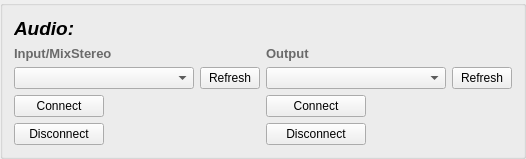
      <widget class="QGroupBox" name="groupBox_5">
       <property name="sizePolicy">
        <sizepolicy hsizetype="Expanding" vsizetype="Expanding">
         <horstretch>0</horstretch>
         <verstretch>0</verstretch>
        </sizepolicy>
       </property>
       <property name="maximumSize">
        <size>
         <width>960</width>
         <height>16777215</height>
        </size>
       </property>
       <property name="title">
        <string/>
       </property>
       <layout class="QGridLayout" name="gridLayout_3">
        <item row="2" column="1">
         <widget class="QPushButton" name="AudioInRefresh">
          <property name="sizePolicy">
           <sizepolicy hsizetype="Expanding" vsizetype="Expanding">
            <horstretch>0</horstretch>
            <verstretch>0</verstretch>
           </sizepolicy>
          </property>
          <property name="minimumSize">
           <size>
            <width>0</width>
            <height>0</height>
           </size>
          </property>
          <property name="maximumSize">
           <size>
            <width>60</width>
            <height>30</height>
           </size>
          </property>
          <property name="text">
           <string>Refresh</string>
          </property>
         </widget>
        </item>
        <item row="2" column="4">
         <widget class="QPushButton" name="AudioOutRefresh">
          <property name="sizePolicy">
           <sizepolicy hsizetype="Minimum" vsizetype="Expanding">
            <horstretch>0</horstretch>
            <verstretch>0</verstretch>
           </sizepolicy>
          </property>
          <property name="minimumSize">
           <size>
            <width>0</width>
            <height>0</height>
           </size>
          </property>
          <property name="maximumSize">
           <size>
            <width>60</width>
            <height>30</height>
           </size>
          </property>
          <property name="text">
           <string>Refresh</string>
          </property>
         </widget>
        </item>
        <item row="1" column="2">
         <widget class="QLabel" name="label_22">
          <property name="sizePolicy">
           <sizepolicy hsizetype="Expanding" vsizetype="Preferred">
            <horstretch>0</horstretch>
            <verstretch>0</verstretch>
           </sizepolicy>
          </property>
          <property name="minimumSize">
           <size>
            <width>0</width>
            <height>0</height>
           </size>
          </property>
          <property name="maximumSize">
           <size>
            <width>50</width>
            <height>30</height>
           </size>
          </property>
          <property name="palette">
           <palette>
            <active>
             <colorrole role="WindowText">
              <brush brushstyle="SolidPattern">
               <color alpha="255">
                <red>106</red>
                <green>106</green>
                <blue>106</blue>
               </color>
              </brush>
             </colorrole>
            </active>
            <inactive>
             <colorrole role="WindowText">
              <brush brushstyle="SolidPattern">
               <color alpha="255">
                <red>106</red>
                <green>106</green>
                <blue>106</blue>
               </color>
              </brush>
             </colorrole>
            </inactive>
            <disabled>
             <colorrole role="WindowText">
              <brush brushstyle="SolidPattern">
               <color alpha="96">
                <red>164</red>
                <green>166</green>
                <blue>168</blue>
               </color>
              </brush>
             </colorrole>
            </disabled>
           </palette>
          </property>
          <property name="font">
           <font>
            <pointsize>10</pointsize>
            <weight>75</weight>
            <bold>true</bold>
           </font>
          </property>
          <property name="text">
           <string>Output</string>
          </property>
         </widget>
        </item>
        <item row="2" column="2" colspan="2">
         <widget class="QComboBox" name="AudioOutName">
          <property name="sizePolicy">
           <sizepolicy hsizetype="Expanding" vsizetype="Expanding">
            <horstretch>0</horstretch>
            <verstretch>0</verstretch>
           </sizepolicy>
          </property>
          <property name="minimumSize">
           <size>
            <width>180</width>
            <height>0</height>
           </size>
          </property>
          <property name="maximumSize">
           <size>
            <width>16777215</width>
            <height>30</height>
           </size>
          </property>
         </widget>
        </item>
        <item row="0" column="0">
         <widget class="QLabel" name="label_20">
          <property name="sizePolicy">
           <sizepolicy hsizetype="Preferred" vsizetype="Minimum">
            <horstretch>0</horstretch>
            <verstretch>0</verstretch>
           </sizepolicy>
          </property>
          <property name="maximumSize">
           <size>
            <width>100</width>
            <height>50</height>
           </size>
          </property>
          <property name="palette">
           <palette>
            <active>
             <colorrole role="WindowText">
              <brush brushstyle="SolidPattern">
               <color alpha="255">
                <red>0</red>
                <green>0</green>
                <blue>0</blue>
               </color>
              </brush>
             </colorrole>
             <colorrole role="Button">
              <brush brushstyle="SolidPattern">
               <color alpha="255">
                <red>255</red>
                <green>255</green>
                <blue>255</blue>
               </color>
              </brush>
             </colorrole>
             <colorrole role="Light">
              <brush brushstyle="SolidPattern">
               <color alpha="255">
                <red>255</red>
                <green>255</green>
                <blue>255</blue>
               </color>
              </brush>
             </colorrole>
             <colorrole role="Midlight">
              <brush brushstyle="SolidPattern">
               <color alpha="255">
                <red>255</red>
                <green>255</green>
                <blue>255</blue>
               </color>
              </brush>
             </colorrole>
             <colorrole role="Dark">
              <brush brushstyle="SolidPattern">
               <color alpha="255">
                <red>127</red>
                <green>127</green>
                <blue>127</blue>
               </color>
              </brush>
             </colorrole>
             <colorrole role="Mid">
              <brush brushstyle="SolidPattern">
               <color alpha="255">
                <red>170</red>
                <green>170</green>
                <blue>170</blue>
               </color>
              </brush>
             </colorrole>
             <colorrole role="Text">
              <brush brushstyle="SolidPattern">
               <color alpha="255">
                <red>255</red>
                <green>255</green>
                <blue>127</blue>
               </color>
              </brush>
             </colorrole>
             <colorrole role="BrightText">
              <brush brushstyle="SolidPattern">
               <color alpha="255">
                <red>255</red>
                <green>255</green>
                <blue>255</blue>
               </color>
              </brush>
             </colorrole>
             <colorrole role="ButtonText">
              <brush brushstyle="SolidPattern">
               <color alpha="255">
                <red>255</red>
                <green>255</green>
                <blue>127</blue>
               </color>
              </brush>
             </colorrole>
             <colorrole role="Base">
              <brush brushstyle="SolidPattern">
               <color alpha="255">
                <red>255</red>
                <green>255</green>
                <blue>255</blue>
               </color>
              </brush>
             </colorrole>
             <colorrole role="Window">
              <brush brushstyle="SolidPattern">
               <color alpha="255">
                <red>255</red>
                <green>255</green>
                <blue>255</blue>
               </color>
              </brush>
             </colorrole>
             <colorrole role="Shadow">
              <brush brushstyle="SolidPattern">
               <color alpha="255">
                <red>0</red>
                <green>0</green>
                <blue>0</blue>
               </color>
              </brush>
             </colorrole>
             <colorrole role="AlternateBase">
              <brush brushstyle="SolidPattern">
               <color alpha="255">
                <red>255</red>
                <green>255</green>
                <blue>255</blue>
               </color>
              </brush>
             </colorrole>
             <colorrole role="ToolTipBase">
              <brush brushstyle="SolidPattern">
               <color alpha="255">
                <red>255</red>
                <green>255</green>
                <blue>220</blue>
               </color>
              </brush>
             </colorrole>
             <colorrole role="ToolTipText">
              <brush brushstyle="SolidPattern">
               <color alpha="255">
                <red>0</red>
                <green>0</green>
                <blue>0</blue>
               </color>
              </brush>
             </colorrole>
             <colorrole role="PlaceholderText">
              <brush brushstyle="NoBrush">
               <color alpha="128">
                <red>255</red>
                <green>255</green>
                <blue>127</blue>
               </color>
              </brush>
             </colorrole>
            </active>
            <inactive>
             <colorrole role="WindowText">
              <brush brushstyle="SolidPattern">
               <color alpha="255">
                <red>0</red>
                <green>0</green>
                <blue>0</blue>
               </color>
              </brush>
             </colorrole>
             <colorrole role="Button">
              <brush brushstyle="SolidPattern">
               <color alpha="255">
                <red>255</red>
                <green>255</green>
                <blue>255</blue>
               </color>
              </brush>
             </colorrole>
             <colorrole role="Light">
              <brush brushstyle="SolidPattern">
               <color alpha="255">
                <red>255</red>
                <green>255</green>
                <blue>255</blue>
               </color>
              </brush>
             </colorrole>
             <colorrole role="Midlight">
              <brush brushstyle="SolidPattern">
               <color alpha="255">
                <red>255</red>
                <green>255</green>
                <blue>255</blue>
               </color>
              </brush>
             </colorrole>
             <colorrole role="Dark">
              <brush brushstyle="SolidPattern">
               <color alpha="255">
                <red>127</red>
                <green>127</green>
                <blue>127</blue>
               </color>
              </brush>
             </colorrole>
             <colorrole role="Mid">
              <brush brushstyle="SolidPattern">
               <color alpha="255">
                <red>170</red>
                <green>170</green>
                <blue>170</blue>
               </color>
              </brush>
             </colorrole>
             <colorrole role="Text">
              <brush brushstyle="SolidPattern">
               <color alpha="255">
                <red>255</red>
                <green>255</green>
                <blue>127</blue>
               </color>
              </brush>
             </colorrole>
             <colorrole role="BrightText">
              <brush brushstyle="SolidPattern">
               <color alpha="255">
                <red>255</red>
                <green>255</green>
                <blue>255</blue>
               </color>
              </brush>
             </colorrole>
             <colorrole role="ButtonText">
              <brush brushstyle="SolidPattern">
               <color alpha="255">
                <red>255</red>
                <green>255</green>
                <blue>127</blue>
               </color>
              </brush>
             </colorrole>
             <colorrole role="Base">
              <brush brushstyle="SolidPattern">
               <color alpha="255">
                <red>255</red>
                <green>255</green>
                <blue>255</blue>
               </color>
              </brush>
             </colorrole>
             <colorrole role="Window">
              <brush brushstyle="SolidPattern">
               <color alpha="255">
                <red>255</red>
                <green>255</green>
                <blue>255</blue>
               </color>
              </brush>
             </colorrole>
             <colorrole role="Shadow">
              <brush brushstyle="SolidPattern">
               <color alpha="255">
                <red>0</red>
                <green>0</green>
                <blue>0</blue>
               </color>
              </brush>
             </colorrole>
             <colorrole role="AlternateBase">
              <brush brushstyle="SolidPattern">
               <color alpha="255">
                <red>255</red>
                <green>255</green>
                <blue>255</blue>
               </color>
              </brush>
             </colorrole>
             <colorrole role="ToolTipBase">
              <brush brushstyle="SolidPattern">
               <color alpha="255">
                <red>255</red>
                <green>255</green>
                <blue>220</blue>
               </color>
              </brush>
             </colorrole>
             <colorrole role="ToolTipText">
              <brush brushstyle="SolidPattern">
               <color alpha="255">
                <red>0</red>
                <green>0</green>
                <blue>0</blue>
               </color>
              </brush>
             </colorrole>
             <colorrole role="PlaceholderText">
              <brush brushstyle="NoBrush">
               <color alpha="128">
                <red>255</red>
                <green>255</green>
                <blue>127</blue>
               </color>
              </brush>
             </colorrole>
            </inactive>
            <disabled>
             <colorrole role="WindowText">
              <brush brushstyle="SolidPattern">
               <color alpha="255">
                <red>127</red>
                <green>127</green>
                <blue>127</blue>
               </color>
              </brush>
             </colorrole>
             <colorrole role="Button">
              <brush brushstyle="SolidPattern">
               <color alpha="255">
                <red>255</red>
                <green>255</green>
                <blue>255</blue>
               </color>
              </brush>
             </colorrole>
             <colorrole role="Light">
              <brush brushstyle="SolidPattern">
               <color alpha="255">
                <red>255</red>
                <green>255</green>
                <blue>255</blue>
               </color>
              </brush>
             </colorrole>
             <colorrole role="Midlight">
              <brush brushstyle="SolidPattern">
               <color alpha="255">
                <red>255</red>
                <green>255</green>
                <blue>255</blue>
               </color>
              </brush>
             </colorrole>
             <colorrole role="Dark">
              <brush brushstyle="SolidPattern">
               <color alpha="255">
                <red>127</red>
                <green>127</green>
                <blue>127</blue>
               </color>
              </brush>
             </colorrole>
             <colorrole role="Mid">
              <brush brushstyle="SolidPattern">
               <color alpha="255">
                <red>170</red>
                <green>170</green>
                <blue>170</blue>
               </color>
              </brush>
             </colorrole>
             <colorrole role="Text">
              <brush brushstyle="SolidPattern">
               <color alpha="255">
                <red>127</red>
                <green>127</green>
                <blue>127</blue>
               </color>
              </brush>
             </colorrole>
             <colorrole role="BrightText">
              <brush brushstyle="SolidPattern">
               <color alpha="255">
                <red>255</red>
                <green>255</green>
                <blue>255</blue>
               </color>
              </brush>
             </colorrole>
             <colorrole role="ButtonText">
              <brush brushstyle="SolidPattern">
               <color alpha="255">
                <red>127</red>
                <green>127</green>
                <blue>127</blue>
               </color>
              </brush>
             </colorrole>
             <colorrole role="Base">
              <brush brushstyle="SolidPattern">
               <color alpha="255">
                <red>255</red>
                <green>255</green>
                <blue>255</blue>
               </color>
              </brush>
             </colorrole>
             <colorrole role="Window">
              <brush brushstyle="SolidPattern">
               <color alpha="255">
                <red>255</red>
                <green>255</green>
                <blue>255</blue>
               </color>
              </brush>
             </colorrole>
             <colorrole role="Shadow">
              <brush brushstyle="SolidPattern">
               <color alpha="255">
                <red>0</red>
                <green>0</green>
                <blue>0</blue>
               </color>
              </brush>
             </colorrole>
             <colorrole role="AlternateBase">
              <brush brushstyle="SolidPattern">
               <color alpha="255">
                <red>255</red>
                <green>255</green>
                <blue>255</blue>
               </color>
              </brush>
             </colorrole>
             <colorrole role="ToolTipBase">
              <brush brushstyle="SolidPattern">
               <color alpha="255">
                <red>255</red>
                <green>255</green>
                <blue>220</blue>
               </color>
              </brush>
             </colorrole>
             <colorrole role="ToolTipText">
              <brush brushstyle="SolidPattern">
               <color alpha="255">
                <red>0</red>
                <green>0</green>
                <blue>0</blue>
               </color>
              </brush>
             </colorrole>
             <colorrole role="PlaceholderText">
              <brush brushstyle="NoBrush">
               <color alpha="128">
                <red>255</red>
                <green>255</green>
                <blue>127</blue>
               </color>
              </brush>
             </colorrole>
            </disabled>
           </palette>
          </property>
          <property name="font">
           <font>
            <pointsize>14</pointsize>
            <weight>75</weight>
            <italic>true</italic>
            <bold>true</bold>
            <underline>false</underline>
            <strikeout>false</strikeout>
           </font>
          </property>
          <property name="text">
           <string>Audio:</string>
          </property>
         </widget>
        </item>
        <item row="2" column="0">
         <widget class="QComboBox" name="AudioInName">
          <property name="sizePolicy">
           <sizepolicy hsizetype="Expanding" vsizetype="Expanding">
            <horstretch>0</horstretch>
            <verstretch>0</verstretch>
           </sizepolicy>
          </property>
          <property name="minimumSize">
           <size>
            <width>180</width>
            <height>0</height>
           </size>
          </property>
          <property name="maximumSize">
           <size>
            <width>16777215</width>
            <height>30</height>
           </size>
          </property>
         </widget>
        </item>
        <item row="1" column="0">
         <widget class="QLabel" name="label_21">
          <property name="sizePolicy">
           <sizepolicy hsizetype="Expanding" vsizetype="Preferred">
            <horstretch>0</horstretch>
            <verstretch>0</verstretch>
           </sizepolicy>
          </property>
          <property name="minimumSize">
           <size>
            <width>0</width>
            <height>0</height>
           </size>
          </property>
          <property name="maximumSize">
           <size>
            <width>130</width>
            <height>30</height>
           </size>
          </property>
          <property name="palette">
           <palette>
            <active>
             <colorrole role="WindowText">
              <brush brushstyle="SolidPattern">
               <color alpha="255">
                <red>106</red>
                <green>106</green>
                <blue>106</blue>
               </color>
              </brush>
             </colorrole>
            </active>
            <inactive>
             <colorrole role="WindowText">
              <brush brushstyle="SolidPattern">
               <color alpha="255">
                <red>106</red>
                <green>106</green>
                <blue>106</blue>
               </color>
              </brush>
             </colorrole>
            </inactive>
            <disabled>
             <colorrole role="WindowText">
              <brush brushstyle="SolidPattern">
               <color alpha="96">
                <red>164</red>
                <green>166</green>
                <blue>168</blue>
               </color>
              </brush>
             </colorrole>
            </disabled>
           </palette>
          </property>
          <property name="font">
           <font>
            <pointsize>10</pointsize>
            <weight>75</weight>
            <bold>true</bold>
           </font>
          </property>
          <property name="text">
           <string>Input/MixStereo</string>
          </property>
         </widget>
        </item>
        <item row="4" column="2">
         <layout class="QGridLayout" name="gridLayout_14">
          <item row="0" column="0">
           <widget class="QPushButton" name="AuidoOutConnect">
            <property name="sizePolicy">
             <sizepolicy hsizetype="Expanding" vsizetype="Expanding">
              <horstretch>0</horstretch>
              <verstretch>0</verstretch>
             </sizepolicy>
            </property>
            <property name="minimumSize">
             <size>
              <width>0</width>
              <height>0</height>
             </size>
            </property>
            <property name="maximumSize">
             <size>
              <width>100</width>
              <height>30</height>
             </size>
            </property>
            <property name="text">
             <string>Connect</string>
            </property>
           </widget>
          </item>
          <item row="1" column="0">
           <widget class="QPushButton" name="AudioOutDisconnet">
            <property name="sizePolicy">
             <sizepolicy hsizetype="Expanding" vsizetype="Expanding">
              <horstretch>0</horstretch>
              <verstretch>0</verstretch>
             </sizepolicy>
            </property>
            <property name="minimumSize">
             <size>
              <width>0</width>
              <height>0</height>
             </size>
            </property>
            <property name="maximumSize">
             <size>
              <width>100</width>
              <height>30</height>
             </size>
            </property>
            <property name="text">
             <string>Disconnect</string>
            </property>
           </widget>
          </item>
         </layout>
        </item>
        <item row="4" column="0">
         <layout class="QGridLayout" name="gridLayout_13">
          <property name="leftMargin">
           <number>0</number>
          </property>
          <property name="verticalSpacing">
           <number>6</number>
          </property>
          <item row="0" column="0">
           <widget class="QPushButton" name="AudioInConnect">
            <property name="sizePolicy">
             <sizepolicy hsizetype="Expanding" vsizetype="Expanding">
              <horstretch>0</horstretch>
              <verstretch>0</verstretch>
             </sizepolicy>
            </property>
            <property name="minimumSize">
             <size>
              <width>0</width>
              <height>0</height>
             </size>
            </property>
            <property name="maximumSize">
             <size>
              <width>100</width>
              <height>30</height>
             </size>
            </property>
            <property name="text">
             <string>Connect</string>
            </property>
           </widget>
          </item>
          <item row="1" column="0">
           <widget class="QPushButton" name="AudioInDisconnet">
            <property name="sizePolicy">
             <sizepolicy hsizetype="Expanding" vsizetype="Expanding">
              <horstretch>0</horstretch>
              <verstretch>0</verstretch>
             </sizepolicy>
            </property>
            <property name="minimumSize">
             <size>
              <width>0</width>
              <height>0</height>
             </size>
            </property>
            <property name="maximumSize">
             <size>
              <width>100</width>
              <height>30</height>
             </size>
            </property>
            <property name="text">
             <string>Disconnect</string>
            </property>
           </widget>
          </item>
          <item row="0" column="1">
           <spacer name="horizontalSpacer_2">
            <property name="orientation">
             <enum>Qt::Horizontal</enum>
            </property>
            <property name="sizeHint" stdset="0">
             <size>
              <width>0</width>
              <height>0</height>
             </size>
            </property>
           </spacer>
          </item>
         </layout>
        </item>
       </layout>
      </widget>
